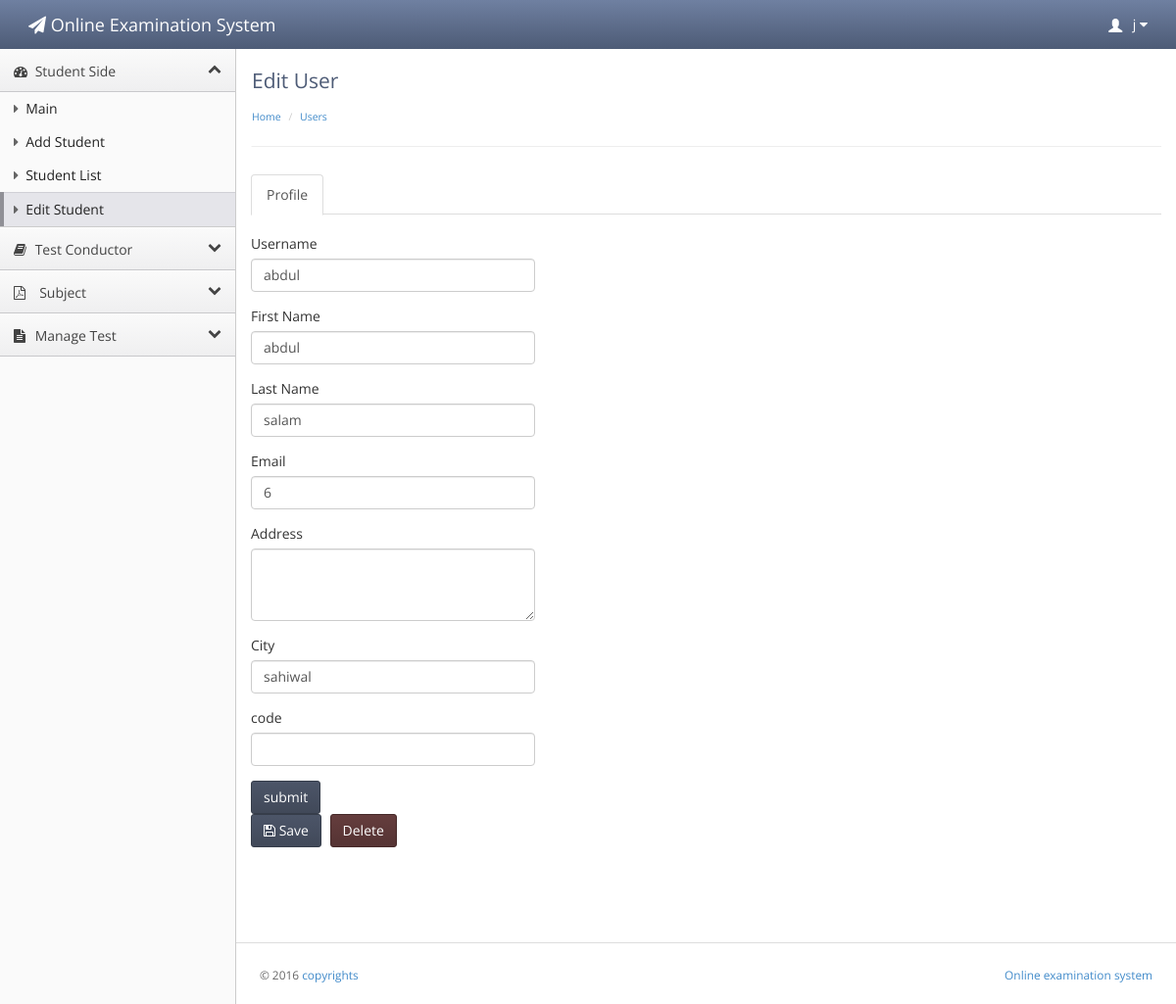
/dddd.php?id=6 (signed in), run on the app's committed database.
### tables this page shows
CREATE TABLE IF NOT EXISTS `teacher_conductor` (
`teacher_id` int(20) NOT NULL,
  `user` varchar(20) NOT NULL,
  `f_name` varchar(20) NOT NULL,
  `l_name` varchar(30) NOT NULL,
  `password` varchar(20) NOT NULL,
  `email` varchar(40) NOT NULL,
  `contact` int(17) NOT NULL,
  `address` varchar(40) NOT NULL,
  `city` varchar(20) NOT NULL,
  `code` int(10) NOT NULL,
  `account` enum('Admin','teacher') NOT NULL DEFAULT 'teacher'
);

CREATE TABLE IF NOT EXISTS `student` (
`student_id` int(20) NOT NULL,
  `user` varchar(20) NOT NULL,
  `f_name` varchar(20) NOT NULL,
  `l_name` varchar(20) NOT NULL,
  `password` varchar(20) NOT NULL,
  `email` varchar(30) NOT NULL,
  `contact` int(20) NOT NULL,
  `address` varchar(50) NOT NULL,
  `city` varchar(20) NOT NULL,
  `code` int(20) NOT NULL,
  `image` varchar(1000) DEFAULT NULL
);

### dddd.php (the view, shortened to what this page needs)
<?php
if(!isset($_SESSION['username']))
{
header('location:index.php');
}
else {
?>
<!doctype html>
<html lang="en"><head>
    <link rel="stylesheet" type="text/css" href="lib/bootstrap/css/bootstrap.css">
    <link rel="stylesheet" href="lib/font-awesome/css/font-awesome.css">
    <link rel="stylesheet" type="text/css" href="stylesheets/theme.css">
    <link rel="stylesheet" type="text/css" href="stylesheets/premium.css">
</head>
<body class=" theme-blue">
    <div class="navbar navbar-default" role="navigation">
        <div class="navbar-header">
          <a class="" href="index.html"><span class="navbar-brand"><span class="fa fa-paper-plane"></span> Online Examination System</span></a></div>
           <?php
  if(isset($_SESSION['username']))
  {
  $id =$_SESSION['username'];
 $result = mysql_query("select * from teacher_conductor
WHERE teacher_conductor.user = '$id'");
while($row = mysql_fetch_array($result))
{
?>
        <div class="navbar-collapse collapse" style="height: 1px;">
          <ul id="main-menu" class="nav navbar-nav navbar-right">
            <li class="dropdown hidden-xs">
                <a href="#" class="dropdown-toggle" data-toggle="dropdown">
                    <span class="glyphicon glyphicon-user padding-right-small" style="position:relative;top: 3px;"></span>
                     <?php echo $row['f_name'];?>
                    <i class="fa fa-caret-down"></i>
                </a>
            </li>
          </ul>
        </div>
      </div>
<?php }}?>
    <div class="sidebar-nav">
    <ul>
    <li><a href="#" data-target=".dashboard-menu" class="nav-header" data-toggle="collapse"><i class="fa fa-fw fa-dashboard"></i> Student Side<i class="fa fa-collapse"></i></a></li>
    <li><ul class="dashboard-menu nav nav-list collapse in">
            <li ><a href="index.php"><span class="fa fa-caret-right"></span> Main</a></li>
            <li ><a href="add.php"><span class="fa fa-caret-right"></span> Add Student</a></li>
            <li ><a href="users.php"><span class="fa fa-caret-right"></span> Student List</a></li>
            <li class="active"><a href="edit.php"><span class="fa fa-caret-right"></span> Edit Student</a></li>
    </ul></li>
   <li data-popover="true"rel="popover" data-placement="right"><a href="#" data-target=".premium-menu" class="nav-header collapsed" data-toggle="collapse"><i class="fa fa-fw fa-book"></i> Test Conductor<i class="fa fa-collapse"></i></a></li>
        <li><a href="#" data-target=".accounts-menu" class="nav-header collapsed" data-toggle="collapse"><i class="fa fa-file-pdf-o "></i> Subject   <i class="fa fa-collapse"></i></a></li>
        <li><a href="#" data-target=".legal-menu" class="nav-header collapsed" data-toggle="collapse"><i class="fa fa-fw fa-file-text"></i> Manage Test<i class="fa fa-collapse"></i></a></li>
            </ul>
    </div>
    <div class="content">
        <div class="header">
            <h1 class="page-title">Edit User</h1>
                    <ul class="breadcrumb">
            <li><a href="index.html">Home</a> </li>
            <li><a href="users.html">Users</a> </li>
        </ul>
        </div>
        <?php
if(isset($_GET['id'])){
$id = $_GET['id'];
 $result = mysql_query("select * from student
WHERE student.student_id = '$id'");
while($row = mysql_fetch_array($result))
{
?>  <div class="main-content">
<ul class="nav nav-tabs">
  <li class="active"><a href="#home" data-toggle="tab">Profile</a></li>
</ul>
<div class="row">
  <div class="col-md-4">
    <br>
    <div id="myTabContent" class="tab-content">
      <div class="tab-pane active in" id="home">
      <form id="tab">
        <div class="form-group">
        <label>Username</label>
        <input type="text"  class="form-control" name="user"  value="<?php echo $row['user']; ?>">
        </div>
        <div class="form-group">
        <label>First Name</label>
        <input type="text"  class="form-control" name="f_name" value="<?php echo $row['f_name']; ?>">
        </div>
        <div class="form-group">
        <label>Last Name</label>
        <input type="text"  class="form-control" name="l_name"  value="<?php echo $row['l_name']; ?>">
        </div>
        <div class="form-group">
        <label>Email</label>
        <input type="text"  class="form-control" name="id"  value="<?php echo $row['student_id']; ?>">
        </div>
        <div class="form-group">
          <label>Address</label>
          <textarea value="Smith" rows="3" class="form-control"  value="<?php echo $row['address']; ?>"></textarea>
        </div>
         <div class="form-group">
        <label>City</label>
        <input type="text"  class="form-control"  value="<?php echo $row['city']; ?>">
        </div>
         <div class="form-group">
        <label>code</label>
        <input type="text"  class="form-control" >
        </div>
       <input type="submit" name="submit" value="submit" class="btn btn-primary">
        </form>
      </div>
    </div>
    <div class="btn-toolbar list-toolbar">
      <button class="btn btn-primary"><i class="fa fa-save"></i> Save</button>
      <a href="#myModal" data-toggle="modal" class="btn btn-danger">Delete</a>
    </div>
  </div>
</div>
             <footer>
                <hr>
                <p class="pull-right"><a href="main_user.php" target="_blank">Online examination system</a></p>
                <p>© 2016 <a href="http://www.portnine.com" target="_blank">copyrights</a></p>
            </footer>
<?php }} ?>
</body></html>
<?php }	 ?>

### dddd.php (style rules this page uses)
.navbar-default .navbar-brand, .navbar-default .navbar-brand:hover { color: #fff; }

### data on the page
teacher_conductor: f_name "j"
student: user "abdul", f_name "abdul", l_name "salam", id "6", city "sahiwal"
